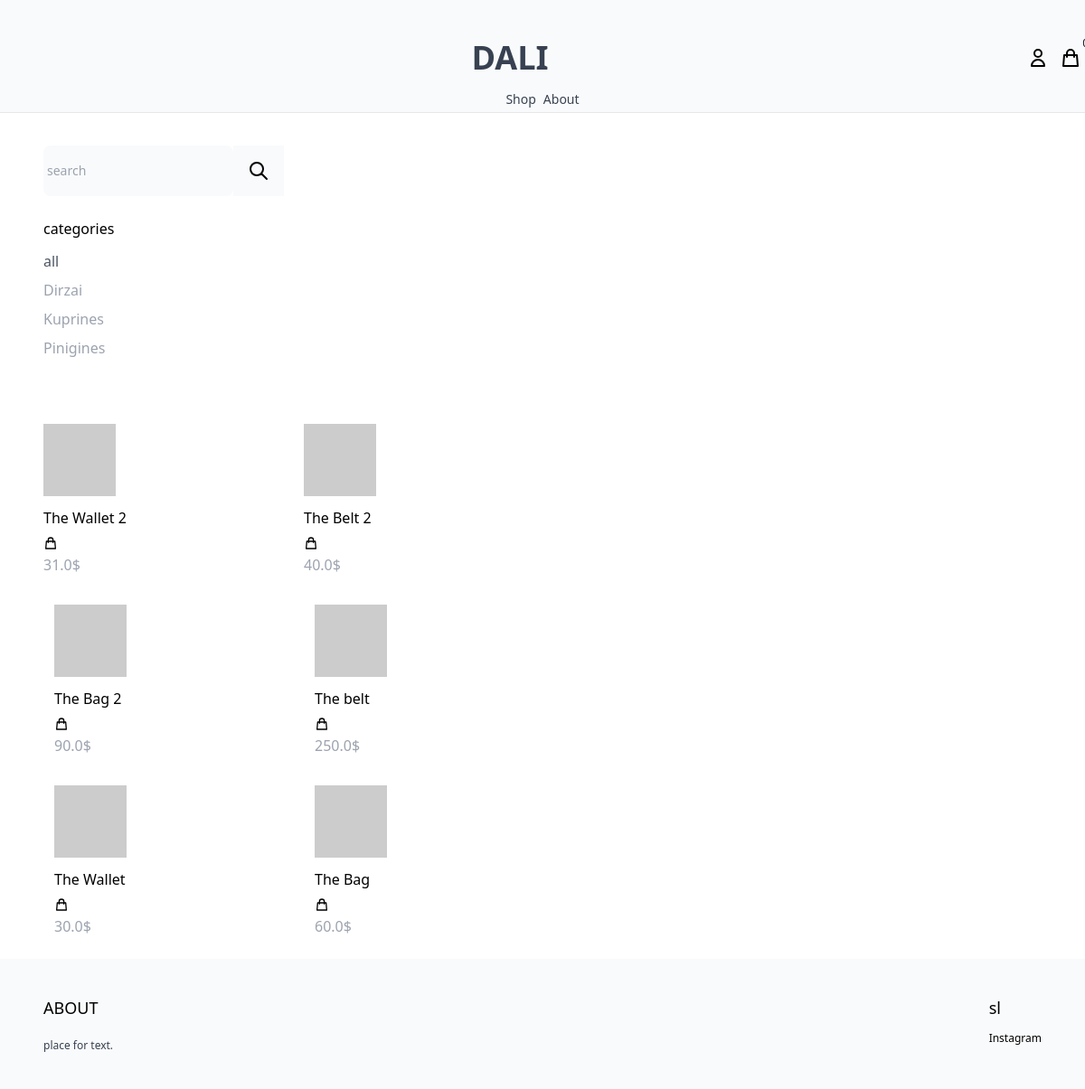
The app's page /shop/, older data.
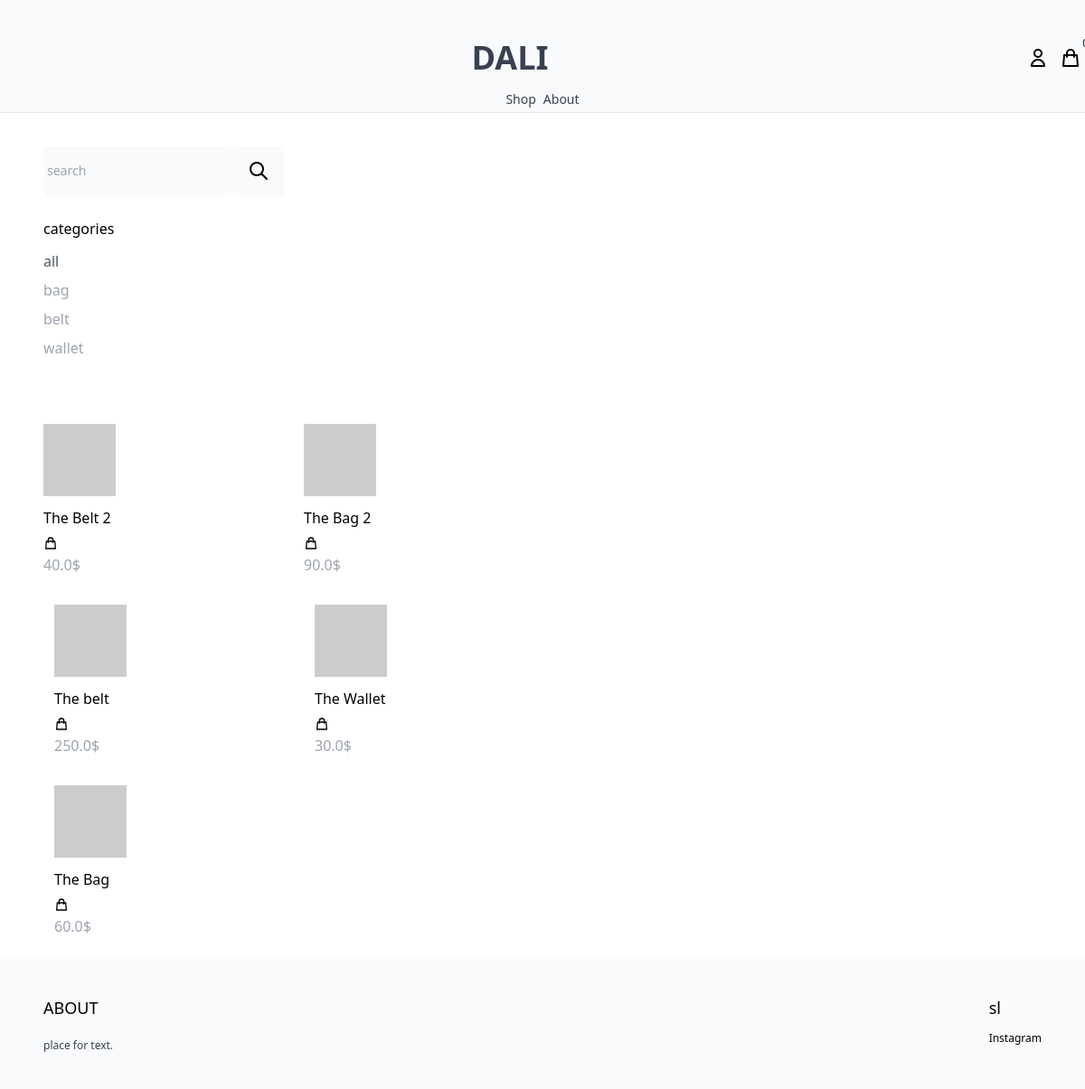
The same page, newer data.
### product/models.py (models this page shows, shortened)
class Category(models.Model):
    name = models.CharField(max_length=255)
    slug = models.SlugField()
    class Meta:
        ordering = ('name',)

class Product(models.Model):
    category = models.ForeignKey(Category, related_name='products', on_delete=models.CASCADE) #on delete cascade is used to delete the category if the product is deleted
    name = models.CharField(max_length=255)
    slug = models.SlugField()
    description = models.TextField(blank=True, null=True)  #aprasymas
    price = models.IntegerField() # kad matyti centus
    created_at = models.DateTimeField(auto_now_add=True) # kada sukurtas, automatiskai sukuria irasa
    image = models.ImageField(upload_to='uploads/', blank=True, null=True) #upload_to - img saving folder
    thumbnail = models.ImageField(upload_to='uploads/', blank=True, null=True) #upload_to - img saving folder
    class Meta:
        ordering = ('-created_at',) #  kad matyti sukurimo data
    def get_display_price(self):
        return self.price / 100 # kad matyti kainas in $
    def get_thumbnail(self): #get the thumbnail or check if it exists
        if self.thumbnail:
            return self.thumbnail.url # type: ignore
        else:
            if self.image:
                self.thumbnail = self.make_thumbnail(self.image)    # create thumbnail if it doesn't exist
                self.save()
                return self.thumbnail.url  # type: ignore
            else:
                return'http://via.placeholder.com/240x240x.jpg'

### core/views.py (the view)
# urls.py: path('shop/', shop, name='shop'),
def  shop(request):
    categories = Category.objects.all() #get all categories
    products = Product.objects.all() #get all products
    active_category = request.GET.get('category', '') #get the category from the url
    if active_category:
        products = products.filter(category__slug=active_category) #filters the products by category
    query = request.GET.get('query', '') #get the query from the url
    if query:
        products = products.filter(Q(name__icontains = query) | Q(description__icontains=query)) #icontains = insensitive  capital case, Q describtion is for similar search
    context = {'categories': categories,
               'products': products,
               'active_category': active_category
               }
    return render(request, 'core/shop.html', context) #render the shop page

### cart/cart.py (called while the page is built)
    def __len__(self):                                #get the length of the cart, how many items are in the cart
        return sum(item['quantity'] for item in self.cart.values())     #return the number of items in the cart

### cart/context_processors.py (called while the page is built)
def cart(request):
    cart = Cart(request)
    return {'cart': cart}   #pass the cart to the template

### core/Templates/core/shop.html (shortened to what this page needs)
{% extends "core/base.html"%} {%block content%}
<div class="max-w-6xl mx-auto flex-wrap item-start py-6 px-6 xl:px-0 ">
  <div class="filters w-full lg:w-1/4">
    <form method="get" action=".">
      <div class="flex text-sm ">
        <input
          name="query"
          type="text"
          class="p-1 bg-gray-50 border-10 text-0 rounded-lg"
          placeholder="search"
        />
        <button class="p-4 bg-gray-50 border-0">
          <svg
            xmlns="http://www.w3.org/2000/svg"
            class="h-6 w-6"
            fill="none"
            viewBox="0 0 24 24"
            stroke="currentColor"
            stroke-width="2"
          >
            <path
              stroke-linecap="round"
              stroke-linejoin="round"
              d="M21 21l-6-6m2-5a7 7 0 11-14 0 7 7 0 0114 0z"
            />
          </svg>
        </button>
      </div>
    </form>
    <h3 class="mt-6 mb-3">categories</h3>
    <ul class="space-y-2">
      <li>
        <a
          href="{% url 'shop' %}"
          class="{% if not active_category%}text-gray-600{%else%}text-gray-400 {%endif%}"
          >all</a
        >
      </li>
      {% for category in categories %}
      <li>
        <a
          href="{% url 'shop' %}?category={{category.slug}}"
          class="{% if category.slug == active_category%}text-gray-600{%else%}text-gray-400 {%endif%}"
          >{{category.name}}</a
        >
      </li>
      {% endfor %}
    </ul>
  </div>
  <div class="products w-full lg:w-3/4 -mt-4 flex items-baseline flex-wrap mt-10 space-x-3">
    {% for product in products %}
    {%include "product/partials/product_list_item.html"%}
    {% endfor %}
  </div>
</div>
{%endblock%}

### core/Templates/core/base.html (shortened to what this page needs)
<!doctype html>
<html>
    <head>
        <script src="https://cdn.tailwindcss.com"></script>
    </head>
<body class="flex flex-col min-h-screen font-['Helvetica Neue'] " >
<nav class = "border-b bg-gray-50 sticky top-0">
    <div class="max-w-7xl flex mx-auto py-2 mt-8 px-1 xl:px-0 flex items-center justify-start  ">
                <div class="menu flex-1 flex justify-center mr-auto ">
                    <a href= "/"  class = "py-1 text-gray-700 font-semibold text-4xl  "> DALI<a/>
                </div>
                <div class= "  flex  space-x-3 ">
                    <a href="#">
                        <svg xmlns="http://www.w3.org/2000/svg" class="h-6 w-6" fill="none" viewBox="0 0 24 24" stroke="currentColor" stroke-width="2">
                            <path stroke-linecap="round" stroke-linejoin="round" d="M16 7a4 4 0 11-8 0 4 4 0 018 0zM12 14a7 7 0 00-7 7h14a7 7 0 00-7-7z" />
                          </svg>
                    </a>
                  {% include 'cart/menu_cart.html' %}
                    </div>
            </div>
                <div class="menu flex-1 flex justify-center text-sm  ">
                    <ul href= "#"  class = "py-1 text-gray-700  ">
                    <li class = ' flex-1 flex justify-center mr-auto '>
                        <a href= "{% url 'shop' %}" class= "mx-1" > Shop <a/>
                       <a href= "#"  class= "mx-1" > About<a/>
                </div>
                </nav>
                <main >
                {%block content%}
                {%endblock%}
                </main>
   <footer class="bg-gray-50 mt-auto">
            <div class="max-w-6xl mx-auto py-10 px-6 xl:px-0 md:flex justify-between text-xs">
                <div class="footer-left mb-12 md:mb-0">
                    <h4 class="mb-5 uppercase text-lg">about</h4>
                    <p class="text-gray-700">place for text.</p>
                </div>
                <div class="footer-right">
                    <h2 class="mb-3 lowercaase text-lg">sl</h2>
                    <ul class="space-y-2">
                       <li><a href="https://en.wikipedia.org/wiki/Salvador_Dal%C3%AD" class="text-black text-xs hover:text-gray-400">Instagram</a></li>
                    </ul>
                </div>
            </div>
        </footer>
</body>
</html>

### cart/templates/cart/menu_cart.html (shortened to what this page needs)
<a href="#" id="menu-cart-button" class="relative">
  <svg
    xmlns="http://www.w3.org/2000/svg"
    class="h-6 w-6"
    fill="none"
    viewBox="0 0 24 24"
    stroke="currentColor"
    stroke-width="2"
  >
    <path
      stroke-linecap="round"
      stroke-linejoin="round"
      d="M16 11V7a4 4 0 00-8 0v4M5 9h14l1 12H4L5 9z"
    />
  </svg>
  <span
    class="p-1 absolute -top-4 -right-3 bg-gray-50 text-gray-900 text-xs rounded-full"
  >
  </span>
</a>

### product/templates/product/partials/product_list_item.html
<div class="w-full md:w-1/3 xl:w-1/4 mt-8 ">
    <a href="{% url 'product' product.slug %}">
                  <img class="roundened-lg hover:shadow-lg" src="{{product.get_thumbnail}}" alt="">
      </a>
    <div class="pt-3 justify-between items-center">
      <a href="{% url 'product' product.slug %}">{{product.name}}</a>
      <a href="{% url 'product' product.slug %}" class="text-black-2000 hover:text-gray-400">
        <svg
          xmlns="http://www.w3.org/2000/svg"
          class="h-4 w-4 mt-2"
          fill="none"
          viewBox="0 0 24 24"
          stroke="currentColor"
        >
          <path
            stroke-linecap="round"
            stroke-linejoin="round"
            stroke-width="2"
            d="M16 11V7a4 4 0 00-8 0v4M5 9h14l1 12H4L5 9z"
          />
        </svg>
      </a>
    </div>
    <p class="pt-1 text-gray-400">{{product.get_display_price }}$</p>
  </div>

Row changes from the older to the newer data that the page shows:
removed Category: name "Dirzai"
removed Category: name "Kuprines"
removed Category: name "Pinigines"
removed Product: name "The Wallet 2", get_display_price "31.0"
added Category: name "bag"
added Category: name "belt"
added Category: name "wallet"
